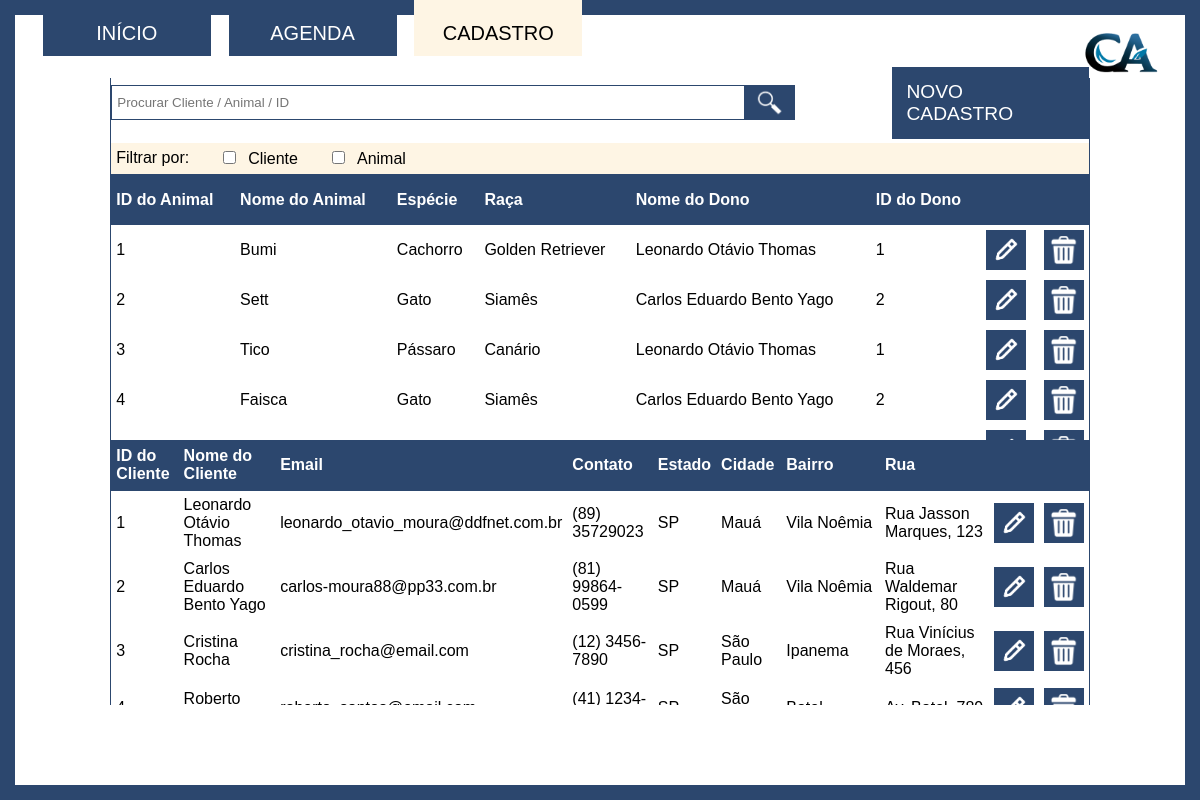
The app's page /Index/cadastro.php, older data.
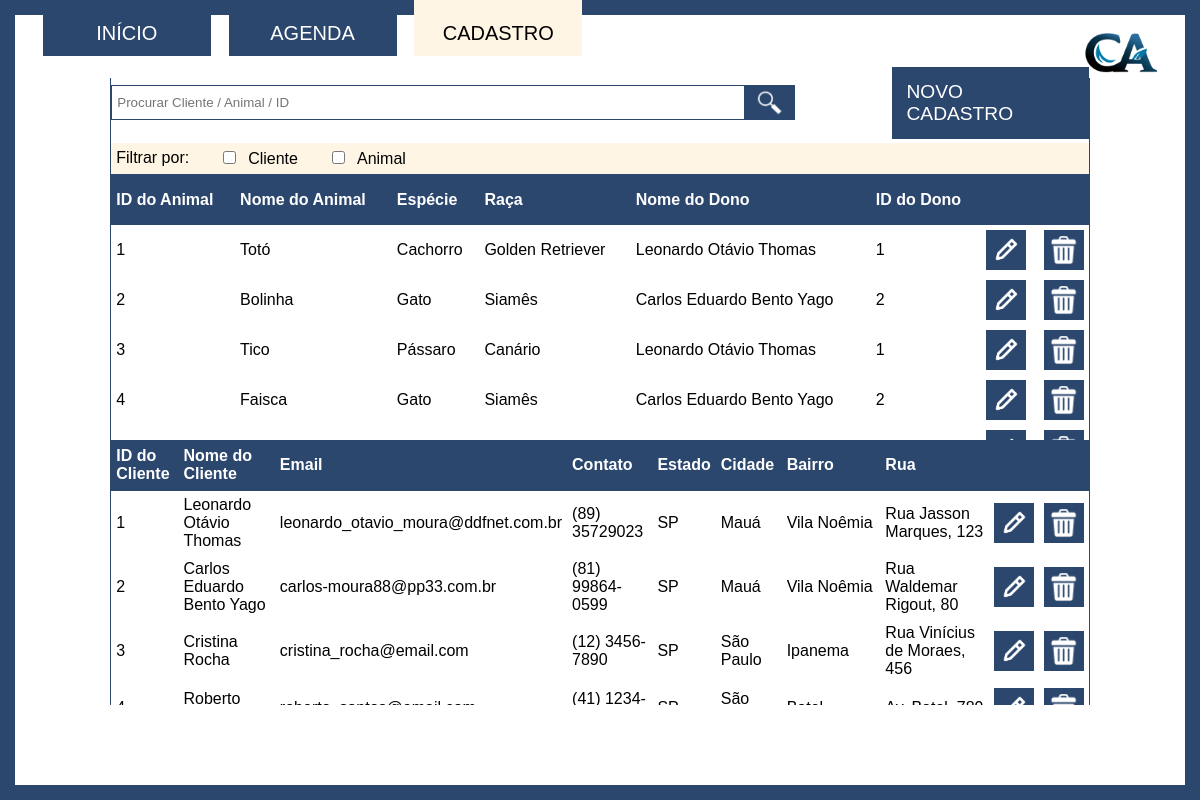
The same page, newer data.
### tables this page shows
create table Animais
(
	idAnimal int auto_increment primary key,
	nome varchar(100) not null,
	especie varchar(50) not null,
	raca varchar(50) not null,
	datanascto date,
	idCliente int not null,
	foreign key (idCliente) references Clientes(idCliente) on delete cascade
);

create table Clientes
(
	idCliente int auto_increment primary key,
	nome varchar (150) not null,
	email varchar (150),
	contato varchar(20) not null,
    enderecoE varchar (2),
    enderecoC varchar (50),
    enderecoB varchar (50),
    enderecoRN varchar (100) 
);

### Index/cadastro.php (the view, shortened to what the changed rows need)
<!DOCTYPE html>
<html lang="en">
    <head>
        <link rel="stylesheet" href="../Css/cadastro.css">
    </head>
    <body>
        <div class="page">
            <div class="container">
                <div class="gerenciamento-container">
                    <?php
                        include '../php/conectaBD.php';
                            $termo_pesquisa = "";
                            $sqlAnimais = "SELECT animais.nome AS nome_animal, animais.especie AS animal_especie, animais.raca AS animal_raca, animais.idAnimal AS id_animal, clientes.nome AS nome_dono, clientes.idCliente AS id_dono
                                    FROM animais
                                    JOIN clientes ON animais.idCliente = clientes.idCliente
                                    WHERE animais.nome LIKE '%$termo_pesquisa%'
                                    OR animais.especie LIKE '%$termo_pesquisa%'
                                    OR animais.raca LIKE '%$termo_pesquisa%'
                                    OR clientes.nome LIKE '%$termo_pesquisa%'
                                    OR animais.idAnimal = '$termo_pesquisa'";
                            $resultAnimais = $conexao->query($sqlAnimais);
                            if ($resultAnimais->num_rows > 0):
                    ?>
                                <div class="table-container" id="tabelaAnimais">
                                    <table>
                                        <thead>
                                            <tr class="table-rows">
                                                <th>ID do Animal</th>
                                                <th>Nome do Animal</th>
                                                <th>Espécie</th>
                                                <th>Raça</th>
                                                <th>Nome do Dono</th>
                                                <th>ID do Dono</th>
                                                <th></th>
                                                <th></th>
                                            </tr>
                                        </thead>
                                        <tbody>
                        <?php
                                            while ($array = $resultAnimais->fetch_assoc()):
                                                $nomeAnimal = $array['nome_animal'];
                        ?>
                                                <tr class="table-rows">
                                                    <td><?php echo $array["id_animal"]; ?></td>
                                                    <td><?php echo $array["nome_animal"]; ?></td>
                                                    <td><?php echo $array["animal_especie"]; ?></td>
                                                    <td><?php echo $array["animal_raca"]; ?></td>
                                                    <td><?php echo $array["nome_dono"]; ?></td>
                                                    <td><?php echo $array["id_dono"]; ?></td>
                                                    <td class="btnTabelacontainer">
                                                        <form method="POST" action="editar.php" class="btn-tabela">
                                                            <button type="submit"><img src="../img/editar.png" alt="editar.png"></button>
                                                        </form>
                                                    </td>
                                                    <td class="btnTabelaContainer">
                                                        <form method="POST" action="../php/deletarAnimal.php" class="btn-tabela form-animal<?php echo $array["id_animal"]; ?>">
                                                        <button type="button" onclick='confirmarAnimal(`<?php echo $nomeAnimal; ?>`, `<?php echo $array["id_animal"]; ?>`)'><img src="../img/lixo.png" alt="lixo.png"></button>
                                                        </form>
                                                    </td>
                                                </tr>
                                            <?php endwhile; ?>
                                        </tbody>
                                    </table>
                                </div>
                    <?php
                            else:
                                echo "Nenhum resultado de Animal encontrado.";
                            endif;
                    ?>
                    <?php
                        include '../php/conectaBD.php';
                        $termo_pesquisa = "";
                        $sqlClientes = "SELECT idCliente as id_cliente, nome as nome_cliente, email as email_cliente, contato as contato_cliente, enderecoE as enderecoE_cliente, enderecoC as enderecoC_cliente, enderecoB as enderecoB_cliente, enderecoRN as enderecoRN_cliente FROM Clientes
                                WHERE idCliente LIKE'%$termo_pesquisa%'
                                OR nome LIKE '%$termo_pesquisa%'
                                OR email = '$termo_pesquisa'
                                OR enderecoE = '$termo_pesquisa'
                                OR enderecoC = '$termo_pesquisa'
                                OR enderecoB = '$termo_pesquisa'
                                ";
                        $resultClientes = $conexao->query($sqlClientes);
                        if ($resultClientes->num_rows > 0):
                    ?>
                            <div class="table-container" id="tabelaClientes">
                                <table>
                                    <thead>
                                        <tr class="table-rows">
                                            <th>ID do Cliente</th>
                                            <th>Nome do Cliente</th>
                                            <th>Email</th>
                                            <th>Contato</th>
                                            <th>Estado</th>
                                            <th>Cidade</th>
                                            <th>Bairro</th>
                                            <th>Rua</th>
                                            <th></th>
                                            <th></th>
                                        </tr>
                                    </thead>
                                </table>
                            </div>
                    <?php
                        else:
                            echo "<br>Nenhum resultado de Cliente encontrado.";
                        endif;
                    ?>
                </div>
            </div>
    </body>
</html>

Row changes from the older to the newer data that the page shows:
changed animais "Cachorro": nome "Bumi" → "Totó"
changed animais id 2: nome "Sett" → "Bolinha"
